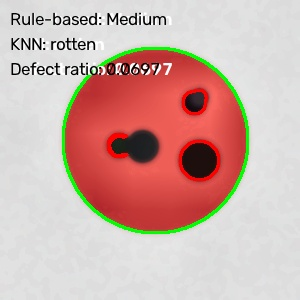
#> input picture apple_rotten_img_000_graded.jpg, 300 x 300 px
$ python -i preprocessing.py   (imports and definitions only)
#> lines starting #> are read from the running program, lines starting #| are printed output that depends on the picture
"""
src/preprocessing.py
Module 1: Preprocessing & Enhancement.

Pipeline: load -> resize -> denoise (Gaussian + bilateral) -> CLAHE contrast
enhancement -> morphological clean-up (applied later on masks, not raw image).
"""

import os
import cv2
import numpy as np

import config


class ImageLoadError(Exception):
    """Raised when an image file cannot be read or is invalid."""
    pass


def safe_imread(path):
    """
    Safely load an image from disk.
    Raises ImageLoadError instead of returning None, so callers can
    catch one exception type and skip the file without crashing a batch run.
    """
#> called with path = '../apple_rotten_img_000_graded.jpg'
    if not os.path.isfile(path):
        raise ImageLoadError(f"File not found: {path}")

    img = cv2.imread(path, cv2.IMREAD_COLOR)
#> img is the input picture: shape (300, 300, 3); mean B, G, R 169.4, 175.8, 207.4
    if img is None:
        raise ImageLoadError(f"Could not decode image (corrupt or unsupported): {path}")

    return img


def resize_image(img, max_dim=config.MAX_IMAGE_DIM):
    """
    Resize image so its longest side is at most max_dim, preserving aspect ratio.
    Keeps runtime predictable regardless of input photo resolution.
    """
#> called with max_dim = 512
    h, w = img.shape[:2]
#> h = 300; w = 300
    longest = max(h, w)
#> longest = 300

    if longest <= max_dim:
        return img

    scale = max_dim / float(longest)
    new_w, new_h = int(w * scale), int(h * scale)
    return cv2.resize(img, (new_w, new_h), interpolation=cv2.INTER_AREA)


def denoise_image(img):
    """
    Two-stage denoising:
      1. Light Gaussian blur to remove fine sensor noise.
      2. Bilateral filter to smooth flat regions while preserving edges,
         which matters for later contour/blemish detection.
    """
    blurred = cv2.GaussianBlur(img, config.GAUSSIAN_KERNEL, 0)
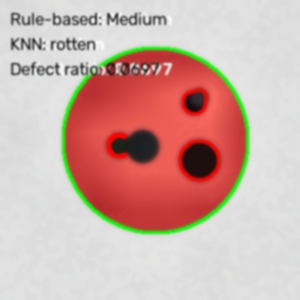
#> blurred: shape (300, 300, 3); mean B, G, R 169.4, 175.8, 207.4
    denoised = cv2.bilateralFilter(
        blurred,
        d=config.BILATERAL_D,
        sigmaColor=config.BILATERAL_SIGMA_COLOR,
        sigmaSpace=config.BILATERAL_SIGMA_SPACE,
    )
    return denoised


def enhance_contrast(img):
    """
    Apply CLAHE on the L channel of LAB color space.
    LAB separates lightness from color, so contrast is enhanced without
    distorting the fruit's actual hue (important since color feeds later
    into blemish detection and histogram features).
    """
    lab = cv2.cvtColor(img, cv2.COLOR_BGR2LAB)
#> lab: shape (300, 300, 3); mean of channels 0, 1, 2 192.6, 140, 138.6
    l_channel, a_channel, b_channel = cv2.split(lab)
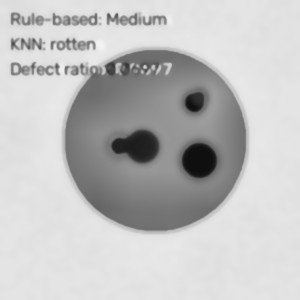
#> l_channel: shape (300, 300); min 14, max 243, mean 192.6
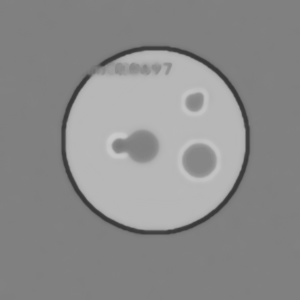
#> a_channel: shape (300, 300); min 56, max 202, mean 140
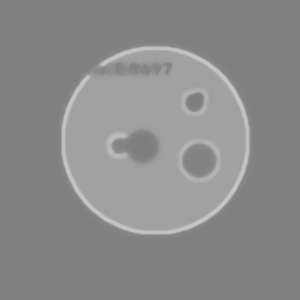
#> b_channel: shape (300, 300); min 124, max 198, mean 138.6

    clahe = cv2.createCLAHE(
        clipLimit=config.CLAHE_CLIP_LIMIT,
        tileGridSize=config.CLAHE_TILE_GRID,
    )
    l_enhanced = clahe.apply(l_channel)
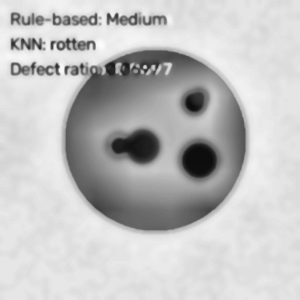
#> l_enhanced: shape (300, 300); min 10, max 252, mean 193.5

    merged = cv2.merge((l_enhanced, a_channel, b_channel))
#> merged: shape (300, 300, 3); mean of channels 0, 1, 2 193.5, 140, 138.6
    enhanced = cv2.cvtColor(merged, cv2.COLOR_LAB2BGR)
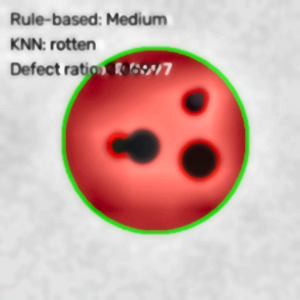
#> enhanced: shape (300, 300, 3); mean B, G, R 170.8, 176.9, 208
    return enhanced


def morphological_cleanup(mask):
    """
    Clean up a binary mask using morphological opening (remove small noise
    specks) followed by closing (fill small holes inside the foreground).
    Used on segmentation masks, not the raw color image.
    """
    kernel = cv2.getStructuringElement(cv2.MORPH_ELLIPSE, config.MORPH_KERNEL_SIZE)
    opened = cv2.morphologyEx(mask, cv2.MORPH_OPEN, kernel)
    closed = cv2.morphologyEx(opened, cv2.MORPH_CLOSE, kernel)
    return closed


def preprocess_image(path):
    """
    Full Module 1 pipeline for a single image path.
    Returns the enhanced BGR image ready for segmentation.
    """
    img = safe_imread(path)
    img = resize_image(img)
    img = denoise_image(img)
    img = enhance_contrast(img)
    return img

>>> result = preprocess_image('../apple_rotten_img_000_graded.jpg')
